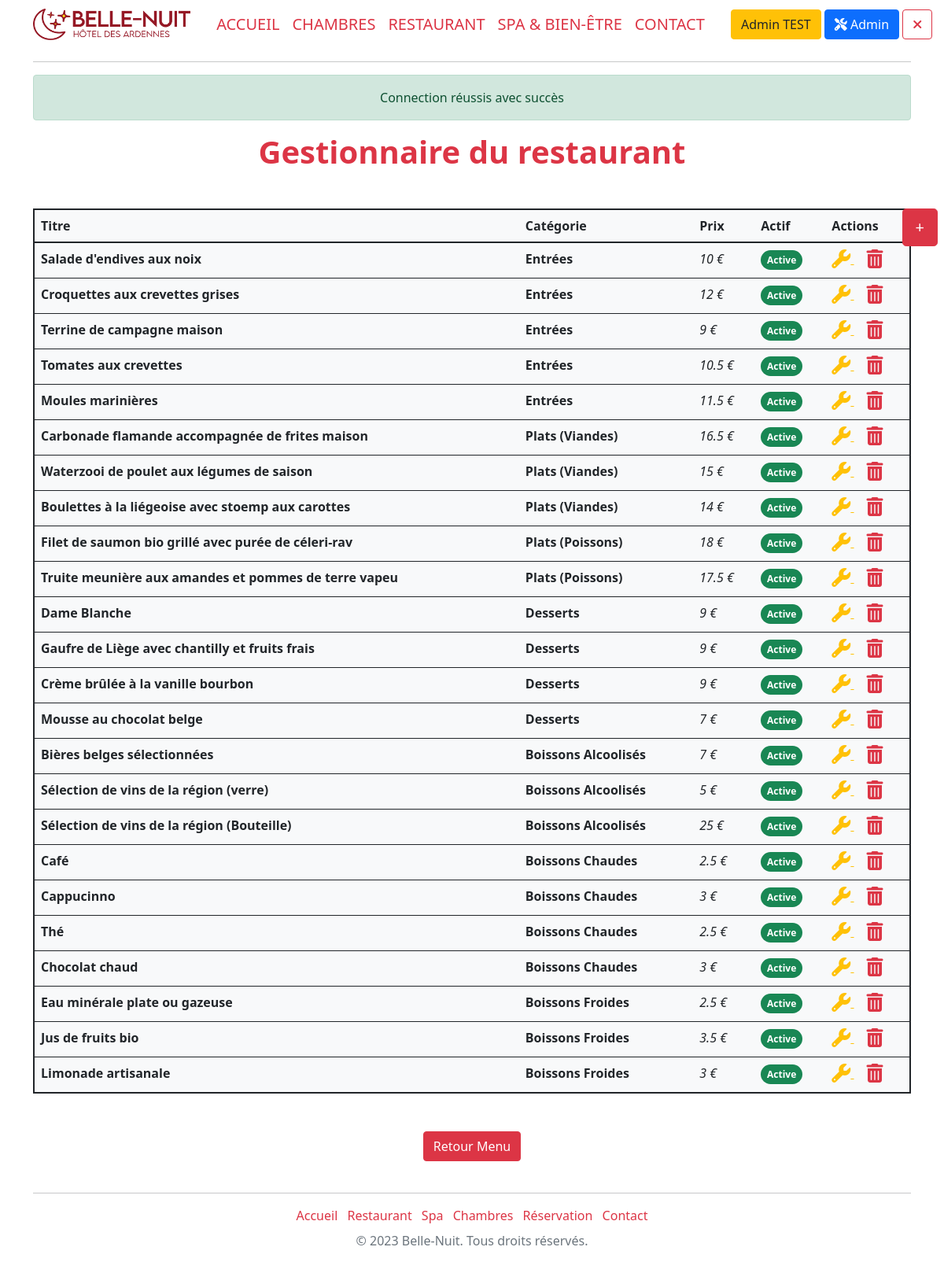
The page /adminRestaurant (signed in) on the database its author committed.
### tables this page shows
CREATE TABLE `restaurant` (
  `product_id` int(11) NOT NULL,
  `product_title` varchar(255) NOT NULL,
  `id_restocategory` int(11) NOT NULL,
  `product_price` float NOT NULL,
  `product_active` tinyint(1) NOT NULL DEFAULT 1
);

CREATE TABLE `category_restaurant` (
  `restocategory_id` int(11) NOT NULL,
  `restocategory_name` varchar(40) NOT NULL
);

### models/Model.class.php (called while the page is built, shortened)
<?php
abstract class Model{
    private static $pdo;
    private static function setBdd(){
        self::$pdo = new PDO("mysql:host=localhost;dbname=hotel;charset=utf8", "root", "");
        self::$pdo->setAttribute(PDO::ATTR_ERRMODE, PDO::ERRMODE_WARNING);
    }
    protected function getBdd(){
        return self::$pdo;
    }
}

### models/FrontManager.model.php (called while the page is built, shortened)
<?php
require_once("Model.class.php");
class FrontManager extends Model
{
    public function getRestaurants() {
        $stmt = $this->getBdd()->prepare('SELECT r.product_id,r.product_title, r.product_price, r.product_active, c.restocategory_name
                                        FROM restaurant r
                                        INNER JOIN category_restaurant c ON r.id_restocategory = c.restocategory_id
                                        ORDER BY r.id_restocategory;');
        $stmt->execute();
        $getRestaurants = $stmt->fetchAll(PDO::FETCH_ASSOC);
        return $getRestaurants;
    }
}

### views/main/back/adminRestaurant.view.php (the view)
<h1 class='text-center my-3 text-danger fw-bolder mb-5'>Gestionnaire du restaurant</h1>
<a href="adminAddResto"><button class="btn btn-danger btn-lg position-fixed top-1 end-0 me-2">+</button></a>
<table class="table container bg-light p-5 rounded mb-5 border border-2 border-dark">
    <thead class="bg-light">
    <tr>
        <th>Titre</th>
        <th>Catégorie</th>
        <th>Prix</th>
        <th>Actif</th>
        <th>Actions</th>
    </tr>
    </thead>
    <tbody>
    <?php foreach ($restaurants as $product) :
        $statusBadge = ($product['product_active'] == 1) ? '<span class="badge bg-success rounded-pill d-inline">Active</span>' : '<span class="badge bg-danger rounded-pill d-inline">Inactive</span>';
        ?>
        <tr>
            <td>
                <p class="fw-bold mb-1"><?= $product["product_title"] ?></p>
            </td>
            <td>
                <p class="fw-bold mb-1"><?= $product["restocategory_name"] ?></p>
            </td>
            <td>
                <p class="fst-italic mb-1 text-start"><?= $product["product_price"] ?> €</p>
            </td>
            <td><?= $statusBadge ?></td>
            <td>
                <a href="adminEditResto&id=<?= $product['product_id'] ?>" class="text-warning">
                    <i class="fa-solid fa-wrench fa-xl"></i>
                </a>
                <a href="adminDelResto&id=<?= $product['product_id'] ?>" onclick="return confirm('Êtes-vous sûr de vouloir supprimer cet élément ?')" class="ms-3 text-danger">
                    <i class="fa-solid fa-xl fa-trash-can"></i>
                </a>
            </td>
        </tr>
    <?php endforeach; ?>
    </tbody>
</table>
<div class="text-center">
    <a href="admin" class="btn btn-danger">Retour Menu</a>
</div>

### rows shown on the page
restaurant: product_title "Salade d'endives aux noix", id_restocategory.restocategory_name "Entrées", product_price "10", product_active "Active"
restaurant: product_title "Croquettes aux crevettes grises", id_restocategory.restocategory_name "Entrées", product_price "12", product_active "Active"
restaurant: product_title "Terrine de campagne maison", id_restocategory.restocategory_name "Entrées", product_price "9", product_active "Active"
restaurant: product_title "Tomates aux crevettes", id_restocategory.restocategory_name "Entrées", product_price "10.5", product_active "Active"
restaurant: product_title "Moules marinières", id_restocategory.restocategory_name "Entrées", product_price "11.5", product_active "Active"
restaurant: product_title "Carbonade flamande accompagnée de frites maison", id_restocategory.restocategory_name "Plats (Viandes)", product_price "16.5", product_active "Active"
restaurant: product_title "Waterzooi de poulet aux légumes de saison", id_restocategory.restocategory_name "Plats (Viandes)", product_price "15", product_active "Active"
restaurant: product_title "Boulettes à la liégeoise avec stoemp aux carottes", id_restocategory.restocategory_name "Plats (Viandes)", product_price "14", product_active "Active"
restaurant: product_title "Filet de saumon bio grillé avec purée de céleri-rav", id_restocategory.restocategory_name "Plats (Poissons)", product_price "18", product_active "Active"
restaurant: product_title "Truite meunière aux amandes et pommes de terre vapeu", id_restocategory.restocategory_name "Plats (Poissons)", product_price "17.5", product_active "Active"
restaurant: product_title "Dame Blanche", id_restocategory.restocategory_name "Desserts", product_price "9", product_active "Active"
restaurant: product_title "Gaufre de Liège avec chantilly et fruits frais", id_restocategory.restocategory_name "Desserts", product_price "9", product_active "Active"
restaurant: product_title "Crème brûlée à la vanille bourbon", id_restocategory.restocategory_name "Desserts", product_price "9", product_active "Active"
restaurant: product_title "Mousse au chocolat belge", id_restocategory.restocategory_name "Desserts", product_price "7", product_active "Active"
restaurant: product_title "Bières belges sélectionnées", id_restocategory.restocategory_name "Boissons Alcoolisés", product_price "7", product_active "Active"
restaurant: product_title "Sélection de vins de la région (verre)", id_restocategory.restocategory_name "Boissons Alcoolisés", product_price "5", product_active "Active"
restaurant: product_title "Sélection de vins de la région (Bouteille)", id_restocategory.restocategory_name "Boissons Alcoolisés", product_price "25", product_active "Active"
restaurant: product_title "Café", id_restocategory.restocategory_name "Boissons Chaudes", product_price "2.5", product_active "Active"
restaurant: product_title "Cappucinno", id_restocategory.restocategory_name "Boissons Chaudes", product_price "3", product_active "Active"
restaurant: product_title "Thé", id_restocategory.restocategory_name "Boissons Chaudes", product_price "2.5", product_active "Active"
restaurant: product_title "Chocolat chaud", id_restocategory.restocategory_name "Boissons Chaudes", product_price "3", product_active "Active"
restaurant: product_title "Eau minérale plate ou gazeuse", id_restocategory.restocategory_name "Boissons Froides", product_price "2.5", product_active "Active"
restaurant: product_title "Jus de fruits bio", id_restocategory.restocategory_name "Boissons Froides", product_price "3.5", product_active "Active"
restaurant: product_title "Limonade artisanale", id_restocategory.restocategory_name "Boissons Froides", product_price "3", product_active "Active"

### other values the page prints
$_SESSION["surname"] "Admin"
$_SESSION["name"] "TEST"
$_SESSION['alert']['message'] "Connection réussis avec succès"
